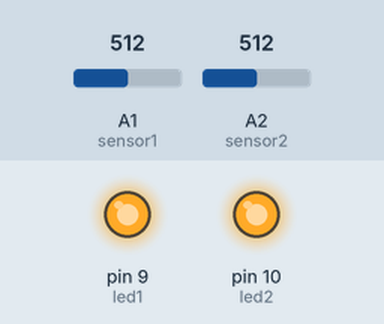
Recording of a sketch running on a simulated Arduino Uno, built with avr-gcc and run on an emulated ATmega328P. Shown: output pins drawn as LEDs (lit = HIGH). The test bench sets the inputs (shaded band); at power-on: A1 (sensor1) = 512, A2 (sensor2) = 512.

Above: at 1.2 s.
1.3 s: A1 (sensor1) set to 13
2.8 s: A1 (sensor1) set to 10
At 3.7 s:
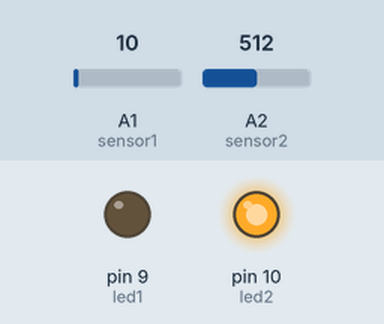
4.7 s: A2 (sensor2) set to 13
6.2 s: A2 (sensor2) set to 10
At 7.8 s:
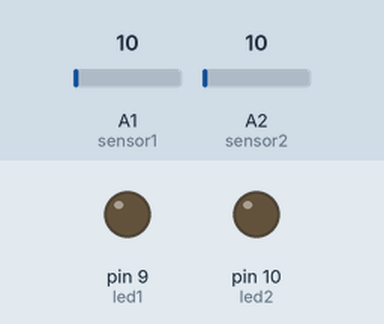
8.1 s: A1 (sensor1) set to 35
At 9.1 s:
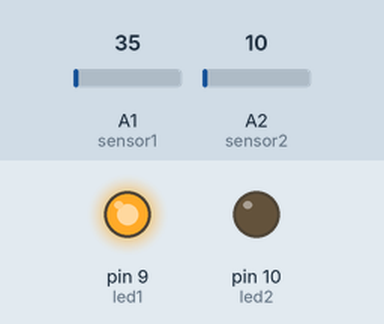
9.6 s: A2 (sensor2) set to 35
At 10.1 s:
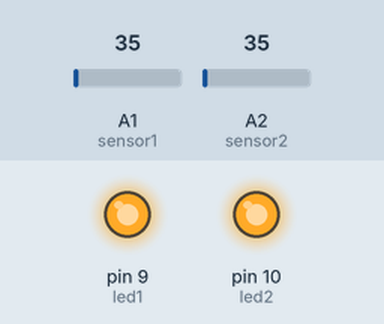
Timing chart, 0 to 12.1 s (numbered marks = the images above; inputs shaded):
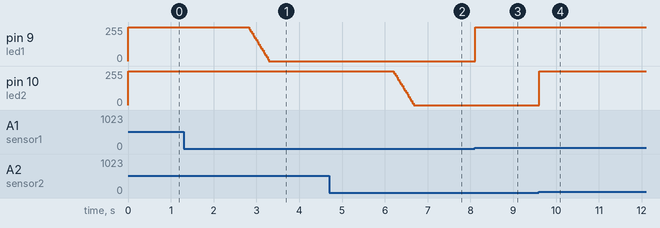

The sketch:

double_string.ino
```cpp
const int led1 = 9;
const int led2 = 10;

const int sensor1 = A1;
const int sensor2 = A2;
int mappedValue1 = 0;
int sensorValue1 = 0;
int level1 = 0;
int mappedValue2 = 0;
int sensorValue2 = 0;
int level2 = 0;
unsigned long previousMillis = 0;
unsigned long currentMillis = 0;


void setup() {
  // put your setup code here, to run once:
  Serial.begin(9600);

  pinMode(led1, OUTPUT);
  pinMode(led2, OUTPUT);
  pinMode(sensor1, INPUT);
  pinMode(sensor2, INPUT);
  digitalWrite(led1, HIGH);
  digitalWrite(led2, HIGH);

}

void loop() {
  currentMillis = millis();
  sensorValue1 = analogRead(sensor1);
  sensorValue2 = analogRead(sensor2);
  mappedValue1 = (sensorValue1) / 4;
  mappedValue2 = (sensorValue2) / 4;

  if (currentMillis - previousMillis >= 25) {
    level1 = max(level1 - 16, 0);
    level2 = max(level2 - 16, 0);
    previousMillis = currentMillis;
  }
  if (mappedValue1 > 2) {
    level1 = 255;
  }

  if (mappedValue2  > 2) {
    level2 = 255;
  }
  analogWrite(led1, level1);
  analogWrite(led2, level2);

//  Serial.print("1 sensor: ");
//  Serial.print(sensorValue1);
//  Serial.print(" mapped: ");
//  Serial.print(mappedValue1);
//  Serial.print(" output: ");
//  Serial.print(level1);
//  Serial.print("\t");
//  Serial.print("2 sensor: ");
//  Serial.print(sensorValue2);
//  Serial.print(" mapped: ");
//  Serial.print(sensorValue2);
//  Serial.print(" output: ");
//  Serial.print(level2);
//  Serial.print("\n");
  delay(10);

}
```

Measured:
- the behaviour switches between 12 and 11 on A1 (sensor1) (found by bisection; images 0 and 1)
- the behaviour switches between 12 and 11 on A2 (sensor2) (found by bisection; images 1 and 2)
- after the input at 1.3 s, every drawn part: stays the same
- after the input at 2.8 s, pin 9 (led1): moves from 255/255 to 0/255 over 0.46 s, starting at once
- after the input at 4.7 s, every drawn part: stays the same
- after the input at 6.2 s, pin 10 (led2): moves from 255/255 to 0/255 over 0.46 s, starting at once
- after the input at 8.1 s, pin 9 (led1): 0/255 → 255/255 at once
- after the input at 9.6 s, pin 10 (led2): 0/255 → 255/255 at once
